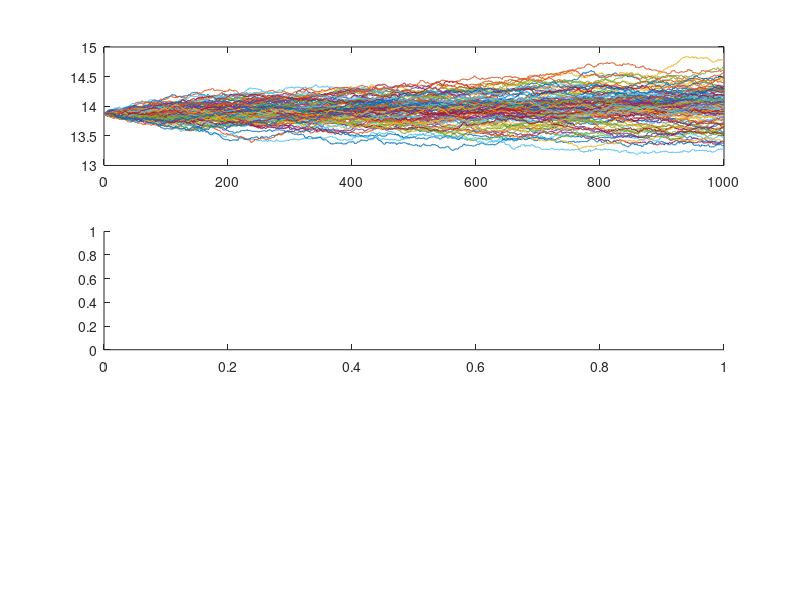

This figure's MATLAB source: (Note: this script raises an error after producing the figure.)
X=13.87; r=0.02; sigma=0.0295788; mu = r - 0.5*sigma^2; T = 0.5; nPath =100; nStep = 1000;runs=1000;
h = T/nStep;
W = randn(nStep,nPath);
for i =1:nStep-1
    for j =1:nPath
S(1,j)=13.87;
S(i+1,j) = S(i,j)*exp(mu*h+sigma*sqrt(h)*W(i,j));
    end
end
for j = 1:nPath
    SS(j)=S(nStep,j);
    C(j)=max(SS(j)-X,0);
end
figure(1)
subplot(3,1,1)
plot(S)
subplot(3,1,2)
histogram(S,100)
subplot(3,1,3)
scatter(SS,C)